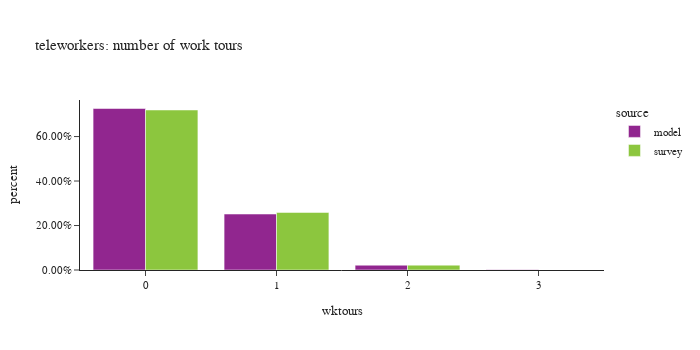

The notebook cell this image was saved under:
### Code cell
_df = workers[workers['worker_type']=="telecommuter"].groupby(['source','wktours'])['pdexpfac'].sum().reset_index()
_df['percent'] = _df.groupby(['source'], group_keys=False)['pdexpfac'].apply(lambda x: x / float(x.sum()))
fig = px.bar(_df, x="wktours", y="percent", color="source",
             barmode="group",
             title= "teleworkers: number of work tours")
fig.update_layout(height=350, width=700, font=dict(size=11),
                  yaxis_tickformat = '.2%')
fig.show()

### Figure 1 — Plotly figure (JSON) as saved in the notebook; plotly's stock layout.template omitted (floating-point values rounded to 4 significant figures)
{"data": [{"alignmentgroup": "True", "hovertemplate": "source=model<br>wktours=%{x}<br>percent=%{y}<extra></extra>", "legendgroup": "model", "marker": {"color": "#91268F", "pattern": {"shape": ""}}, "name": "model", "offsetgroup": "model", "orientation": "v", "showlegend": true, "textposition": "auto", "type": "bar", "x": [0, 1, 2, 3], "xaxis": "x", "y": [0.7261, 0.2516, 0.02164, 0.0006415], "yaxis": "y"}, {"alignmentgroup": "True", "hovertemplate": "source=survey<br>wktours=%{x}<br>percent=%{y}<extra></extra>", "legendgroup": "survey", "marker": {"color": "#8CC63E", "pattern": {"shape": ""}}, "name": "survey", "offsetgroup": "survey", "orientation": "v", "showlegend": true, "textposition": "auto", "type": "bar", "x": [0, 1, 2], "xaxis": "x", "y": [0.7194, 0.2588, 0.02183], "yaxis": "y"}], "layout": {"barmode": "group", "font": {"size": 11}, "height": 350, "legend": {"title": {"text": "source"}, "tracegroupgap": 0}, "title": {"text": "teleworkers: number of work tours"}, "width": 700, "xaxis": {"anchor": "y", "domain": [0.0, 1.0], "title": {"text": "wktours"}}, "yaxis": {"anchor": "x", "domain": [0.0, 1.0], "tickformat": ".2%", "title": {"text": "percent"}}}}
